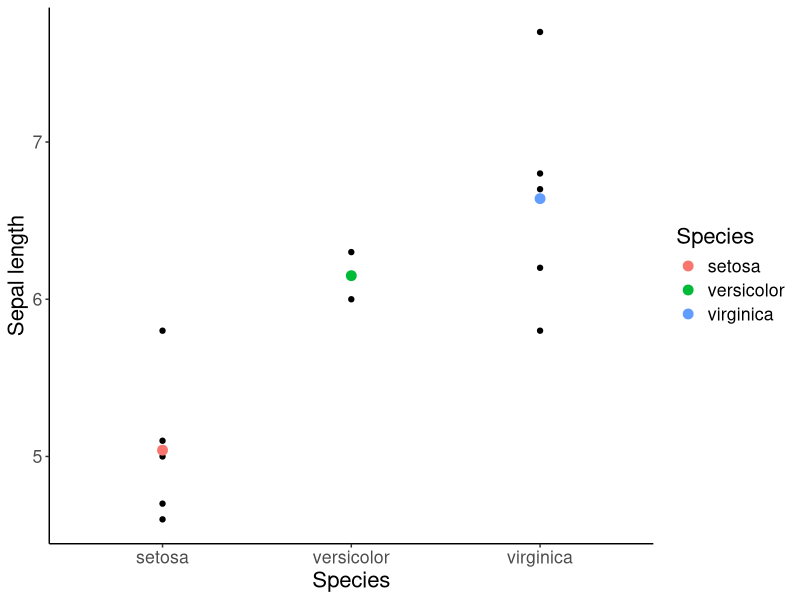
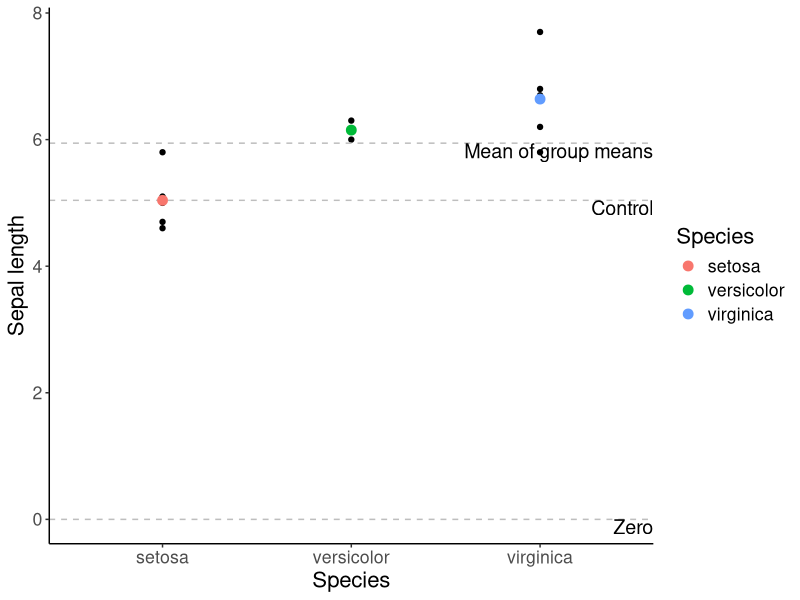

Reproduce these figures in R, in order.
## ---- chunk 1
library(ggplot2)
library(plyr)
font.size <- 16
## ---- chunk 2
iris.sub <- iris[sample(x = 1:nrow(iris), size = 12), ]
model.matrix( ~ -1 + iris.sub$Species)
iris.means <- ddply(iris.sub, .(Species), summarise, Sepal.Length = mean(Sepal.Length))
## ---- chunk 3
dummy <- summary(lm(iris.sub$Sepal.Length ~ -1 + iris.sub$Species))
dummy$coefficients
iris.fig <- ggplot(iris.sub, aes(x = Species, y = Sepal.Length)) + geom_point() +
  geom_point(data = iris.means, aes(x = Species, y = Sepal.Length, col = Species), size = 3) + 
  labs(y = "Sepal length") + theme_classic() + theme(text = element_text(size = font.size))
iris.fig
## ---- chunk 4
contrasts(iris.sub$Species) <- "contr.treatment"
model.matrix(~ iris.sub$Species)
## ---- chunk 5
treatment <- summary(lm(iris.sub$Sepal.Length ~ iris.sub$Species))
treatment$coefficients
## ---- chunk 6
contrasts(iris.sub$Species) <- "contr.helmert"
model.matrix(~ iris.sub$Species)
## ---- chunk 7
helmert <- summary(lm(iris.sub$Sepal.Length ~ iris.sub$Species))
helmert$coefficients
## ---- chunk 8
contrasts(iris.sub$Species) <- "contr.sum"
model.matrix(~ iris.sub$Species)
## ---- chunk 9
sumtozero <- summary(lm(iris.sub$Sepal.Length ~ iris.sub$Species))
sumtozero$coefficients
## ---- chunk 10
baselines <- data.frame(Baseline = c("Mean of group means", "Control", "Zero"), Value = c(mean(iris.means$Sepal.Length), iris.means$Sepal.Length[1], 0))
iris.fig.baselines <- ggplot(iris.sub, aes(x = Species, y = Sepal.Length)) + geom_point() +
  geom_hline(data = baselines, aes(yintercept = Value), col = "gray", linetype = "dashed") +
  geom_text(data = baselines, aes(label = Baseline, x = Inf, y = Value), hjust = 1.0, vjust = 1.0, size = 5) +
  geom_point(data = iris.means, aes(x = Species, y = Sepal.Length, col = Species), size = 3) + 
  labs(y = "Sepal length") + theme_classic() + theme(text = element_text(size = font.size))
iris.fig.baselines
